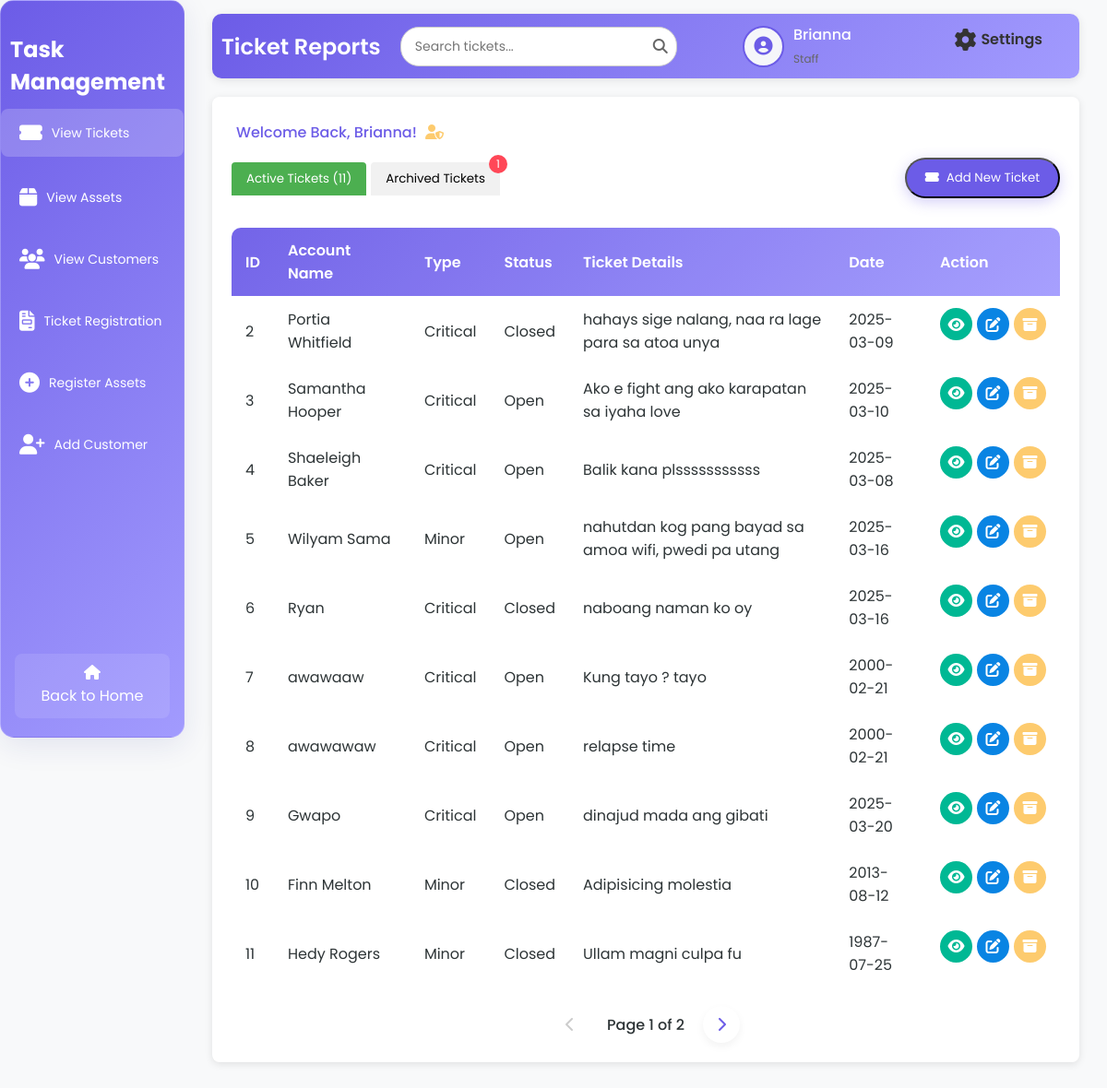
The page /staffD.php (signed in) on the database as committed earlier.
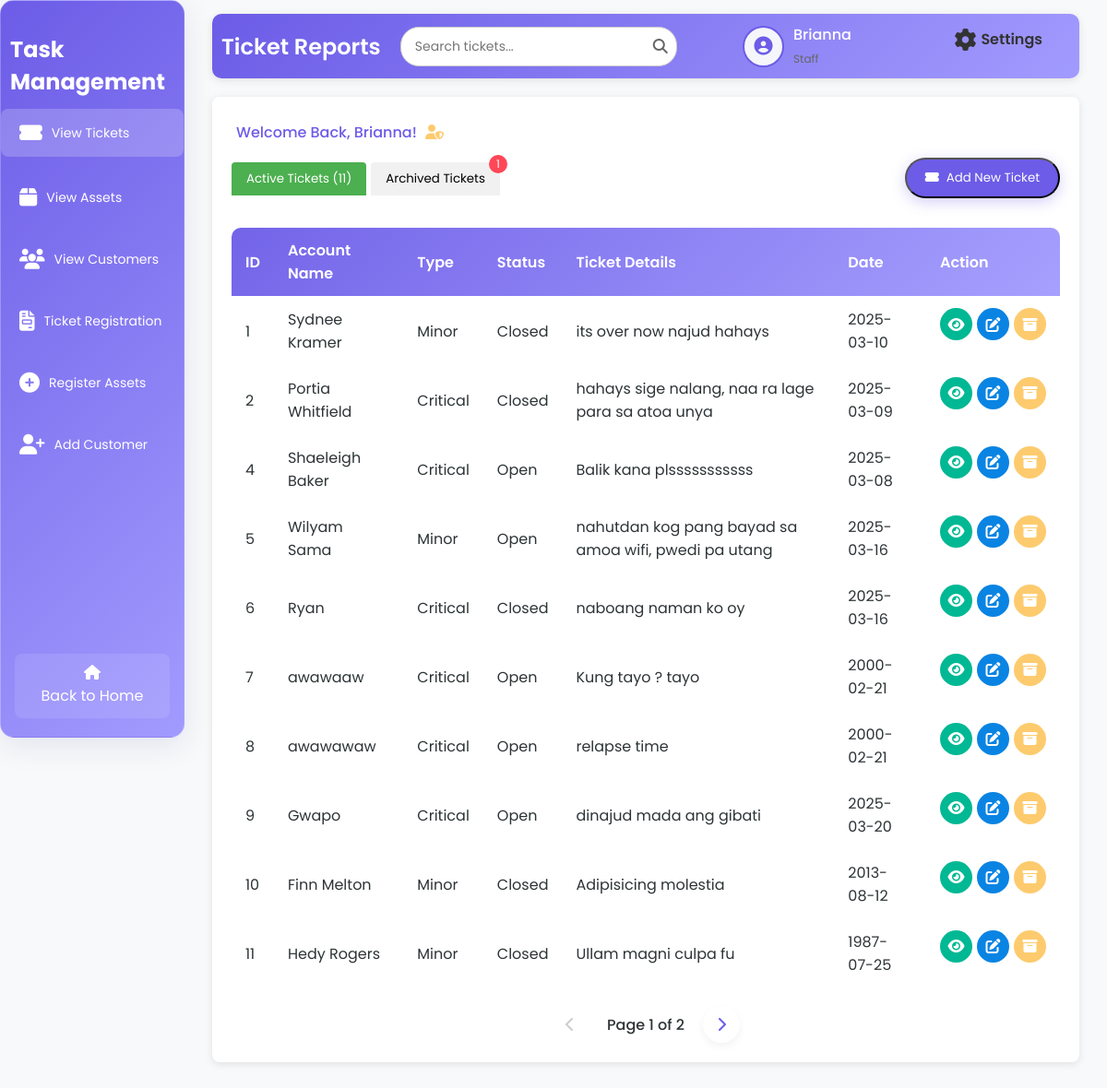
The same page on the database as committed later.
### tables this page shows
CREATE TABLE `tbl_ticket` (
  `t_id` int(50) NOT NULL,
  `t_aname` varchar(200) NOT NULL,
  `t_type` varchar(200) NOT NULL,
  `t_status` varchar(200) NOT NULL,
  `t_date` date NOT NULL,
  `t_details` varchar(200) NOT NULL
);

### staffD.php (the view, shortened to what the changed rows need)
<?php
include 'db.php';
if ($conn) {
    $limit = 10;
    $page = isset($_GET['page']) ? (int)$_GET['page'] : 1;
    $offset = ($page - 1) * $limit;
    $sql = "SELECT t_id, t_aname, t_type, t_status, t_details, t_date FROM tbl_ticket WHERE t_status != 'archived' LIMIT $limit OFFSET $offset";
    $result = $conn->query($sql);
} else {
    echo "Database connection failed.";
    exit();
}
?>
<!DOCTYPE html>
<html lang="en">
<head>
    <link rel="stylesheet" href="staffDash.css">
    <link rel="stylesheet" href="https://cdnjs.cloudflare.com/ajax/libs/font-awesome/6.6.0/css/all.min.css">
</head>
<body>
<div class="wrapper">
<div class="sidebar glass-container">
        <h2>Task Management</h2>
    </div>
    <div class="container">
    <div class="upper">
            <h1>Ticket Reports</h1>
        </div>
        <div class="table-box glass-container">
            <table id="active-tickets-table" class="tickets-table">
                <thead>
                    <tr>
                        <th>ID</th>
                        <th>Account Name</th>
                        <th>Type</th>
                        <th>Status</th>
                        <th>Ticket Details</th>
                        <th>Date</th>
                        <th>Action</th>
                    </tr>
                </thead>
                <tbody>
                    <?php
                    if ($result->num_rows > 0) {
                        while ($row = $result->fetch_assoc()) {
                            echo "<tr>
                                    <td>{$row['t_id']}</td>
                                    <td>{$row['t_aname']}</td>
                                    <td>" . ucfirst(strtolower($row['t_type'])) . "</td>
                                    <td class='status-" . strtolower($row['t_status']) . "'>" . ucfirst(strtolower($row['t_status'])) . "</td>
                                    <td>{$row['t_details']}</td>
                                    <td>{$row['t_date']}</td>
                                    <td class='action-buttons'>
                                        <a class='view-btn' onclick=\"showViewModal('{$row['t_id']}', '{$row['t_aname']}', '{$row['t_type']}', '{$row['t_status']}', '{$row['t_details']}', '{$row['t_date']}')\" title='View'><i class='fas fa-eye'></i></a>
                                        <a class='edit-btn' onclick=\"showEditModal('{$row['t_id']}', '{$row['t_aname']}', '{$row['t_type']}', '{$row['t_status']}', '{$row['t_details']}', '{$row['t_date']}')\" title='Edit'><i class='fas fa-edit'></i></a>
                                        <a class='archive-btn' onclick=\"showArchiveModal('{$row['t_id']}', '{$row['t_aname']}')\" title='Archive'><i class='fas fa-archive'></i></a>
                                    </td>
                                  </tr>";
                        }
                    } else {
                        echo "<tr><td colspan='7' style='text-align: center;'>No active tickets found.</td></tr>";
                    }
                    ?>
                </tbody>
            </table>
        </div>
    </div>
</div>
</body>
</html>

Rows that differ between the two databases and show on the page:
no longer on this page (row edited): tbl_ticket: t_id "3", t_aname "Samantha Hooper", t_type "Critical", t_status "Open", t_details "Ako e fight ang ako karapatan sa iyaha love", t_date "2025-03-10"
now on this page (row edited): tbl_ticket: t_id "1", t_aname "Sydnee Kramer", t_type "Minor", t_status "Closed", t_details "its over now najud hahays", t_date "2025-03-10"
